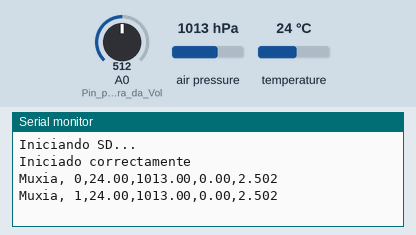
Simulated run of this sketch. Board: Arduino Uno, built with avr-gcc and run on an emulated ATmega328P. On the bench: the last lines printed to the serial monitor. Inputs (shaded band) come from the test bench; at power-on: air pressure 1013 hPa, A0 (Pin_para_a_lectura_da_Vol) = 512, temperature 24 °C. Storage starts empty.

Above: at 1.2 s.
1.3 s: air pressure set to 952 hPa
At 2.6 s:
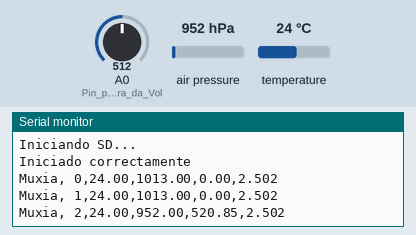
2.8 s: A0 (Pin_para_a_lectura_da_Vol) set to 716
At 3.9 s:
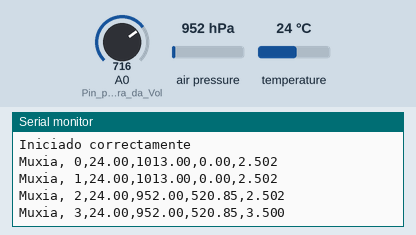
4.3 s: temperature set to 12 °C
At 5.6 s:
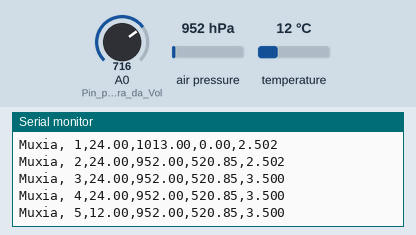
5.8 s: A0 (Pin_para_a_lectura_da_Vol) set to 900
At 7.0 s:
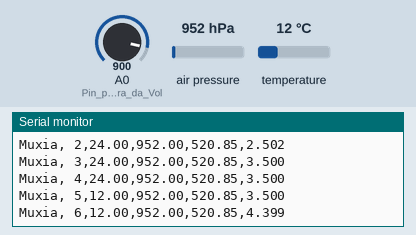
7.3 s: air pressure set to 975 hPa
At 7.3 s:
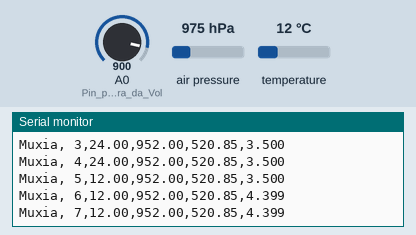
Timing chart, 0 to 9.8 s (numbered marks = the images above; inputs shaded):
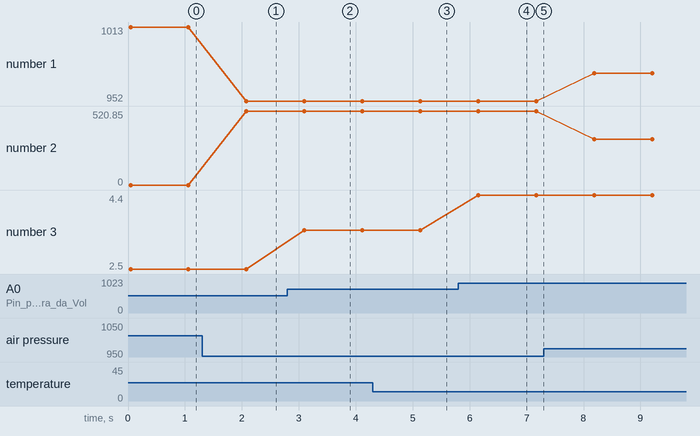

The sketch:

CanSat.ino
```cpp
 //Librerías que necesitamos
#include <Wire.h>
#include <SPI.h>
#include <Adafruit_BMP280.h>
#include <SD.h>

#define SSpin 10  //Módulo microSD conectado ao pin 10

Adafruit_BMP280 bmp;  // Renomeamos o sensor bmp

int paquete = 0;// Variable para identificar o número de paquete enviado.
float TEMPERATURA, PRESION, PRESION_0, ALTITUDE, peltier, V_peltier;  //un float é un número con decimais (6 ou 7 decimais).

File logFile;  //Variable para o nome dos datos na SD.

void setup() {
  pinMode(A0, INPUT);  //Pin para a lectura da Voltaxe Peltier

  Serial.begin(9600);

  //Iniciamos o bmp280
  if (!bmp.begin(0x76)) {
    Serial.print("BMP280 no encontrado!");
    while (1)
      ;
  }

  PRESION_0 = bmp.readPressure() / 100.;  //Lemos a presión a nivel do chan, para calcular a altura respecto ao chan.

  //Iniciamos o módulo de la tarjeta SD
  Serial.println(F("Iniciando SD..."));
  if (!SD.begin(SSpin)) {
    Serial.println(F("Error al iniciar"));
    return;
  }
  Serial.println(F("Iniciado correctamente"));

  //Escribimos un primeiro texto na SD para identificar o bloque de datos de cada medida.
  logFile = SD.open("datos.txt", FILE_WRITE);
  if (logFile) {
    logFile.println("Comezamos!!");
    logFile.close();
  } else {
    Serial.println("Error al abrir el archivo en la tarjeta SD");
  }
}

void loop() {
  //Lemos os sensores
  TEMPERATURA = bmp.readTemperature();  //lectura da temperatura en grados centígrados
  PRESION = bmp.readPressure() / 100;   //lectrua da presión en hPa (por iso divido entre 100)
  ALTITUDE = bmp.readAltitude(PRESION_0); //lectura da altitude (necesita o dato a nivel do mar PRESION_0)
  peltier = analogRead(A0);             //lectura da Voltaxe peltier
  V_peltier = peltier / 1023 * 5.0;

  //Imprimimos identificador do Cansat (Muxia) e o número de paquete e enviámolas ao receptor do APC220
  Serial.print("Muxia, ");  //Con este identificador aseguramos que o dato é do noso CanSat
  Serial.print(paquete);
  Serial.print(",");

  //Imprimimos as variables no porto serie e no receptor.
  Serial.print(TEMPERATURA);
  Serial.print(",");
  Serial.print(PRESION);
  Serial.print(",");
  Serial.print(ALTITUDE);
  Serial.print(",");
  Serial.println(V_peltier, 3);

  //Gardamos os datos na SD
  logFile = SD.open("datos.txt", FILE_WRITE);
  if (logFile) {
    logFile.print(paquete);
    logFile.print(",");
    logFile.print(TEMPERATURA);
    logFile.print(",");
    logFile.print(PRESION);
    logFile.print(",");
    logFile.print(ALTITUDE);
    logFile.print(",");
    logFile.println(V_peltier, 3);
    logFile.close();
  }
  else {
    Serial.println("Error al abrir el archivo en la tarjeta SD");
  }
  //Esperamos 1 segundo para tomar o seguinte dato
  delay(1000);
  paquete++;  //Aumentamos o número de paquete en 1
  }
```

Measured:
- after the input at 1.3 s, the serial monitor: prints a new line after 0.77 s (image 1)
- after the input at 2.8 s, the serial monitor: prints a new line after 0.29 s (image 2)
- after the input at 4.3 s, the serial monitor: prints a new line after 0.83 s (image 3)
- after the input at 5.8 s, the serial monitor: prints a new line after 0.35 s (image 4)
- plotted number 1: 1013 → 952 after the input at 1.3 s, 952 → 975 after the input at 7.3 s
- plotted number 2: 0 → 520.85 after the input at 1.3 s, 520.85 → 321.37 after the input at 7.3 s
- plotted number 3: 2.5 → 3.5 after the input at 2.8 s, 3.5 → 4.4 after the input at 5.8 s
